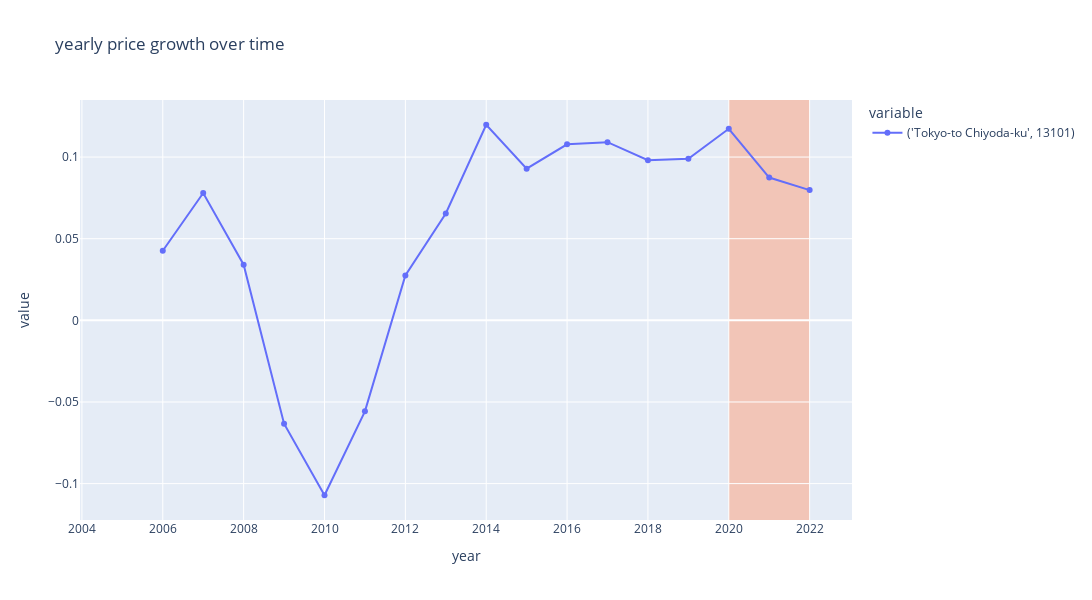

The code cell stored with this chart in its notebook:
### Code cell
plot_time_series(
    area_df,
    f"yearly_price_growth",
    group_by_columns,
    granularity_columns,
    f"yearly price growth over time",
    # visible="legendonly",
    width=1200,
    height=600,
    highlight=True,
    highlight_range=(2020, 2022)
)

### Figure 1 — Plotly figure (JSON) as saved in the notebook; plotly's stock layout.template omitted (floating-point values rounded to 4 significant figures)
{"data": [{"hovertemplate": "variable=('Tokyo-to Chiyoda-ku', 13101)<br>year=%{x}<br>value=%{y}<extra></extra>", "legendgroup": "('Tokyo-to Chiyoda-ku', 13101)", "line": {"color": "#636efa", "dash": "solid"}, "marker": {"symbol": "circle"}, "mode": "lines+markers", "name": "('Tokyo-to Chiyoda-ku', 13101)", "orientation": "v", "showlegend": true, "type": "scatter", "x": [2005, 2006, 2007, 2008, 2009, 2010, 2011, 2012, 2013, 2014, 2015, 2016, 2017, 2018, 2019, 2020, 2021, 2022], "xaxis": "x", "y": [null, 0.04259, 0.07796, 0.0341, -0.06329, -0.1071, -0.05575, 0.02746, 0.06543, 0.1198, 0.09287, 0.1078, 0.1091, 0.09805, 0.09891, 0.1173, 0.08746, 0.07976], "yaxis": "y"}], "layout": {"autosize": false, "height": 600, "hovermode": "closest", "legend": {"title": {"text": "variable"}, "tracegroupgap": 0}, "shapes": [{"fillcolor": "LightSalmon", "layer": "below", "line": {"width": 0}, "opacity": 0.5, "type": "rect", "x0": 2020, "x1": 2022, "xref": "x", "y0": 0, "y1": 1, "yref": "y domain"}], "showlegend": true, "title": {"text": "yearly price growth over time"}, "width": 1200, "xaxis": {"anchor": "y", "domain": [0, 1], "title": {"text": "year"}}, "yaxis": {"anchor": "x", "domain": [0, 1], "title": {"text": "value"}}}}
